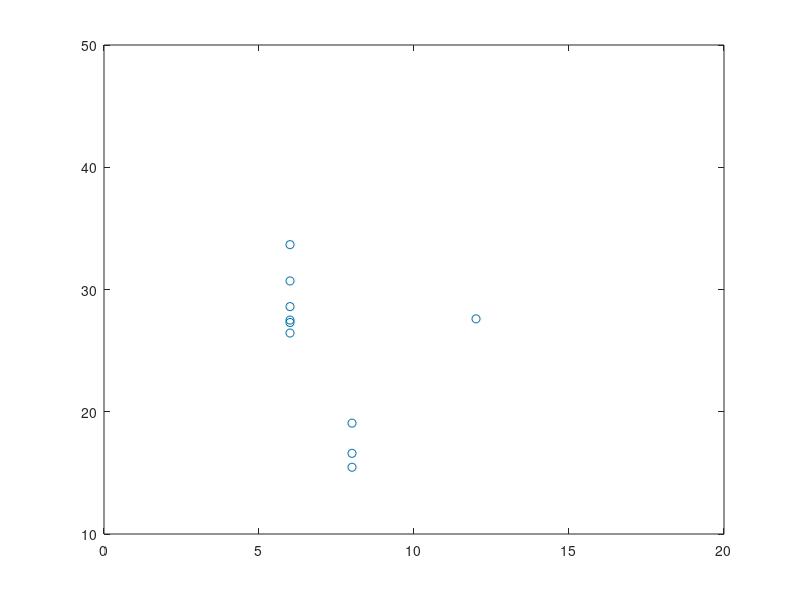

Write MATLAB code to recreate this figure.
starting_br = [8, 8, 8, 6, 6, 6, 6, 6, 6, 12];
starting_psnr = [16.6, 15.46, 19.07, 27.3, 27.5, 28.6, 26.44, 30.7, 33.67, 27.6];
% smandril, lena , monarch(original, delete g,b)
% sample with prefilter1, w/o, with prefilter2, w/o saptic1
% resample sail.tif 30.7, lena 33.67
% color-transform
plot(starting_br, starting_psnr, 'o');
xlim([0, 20]);
ylim([10, 50]);